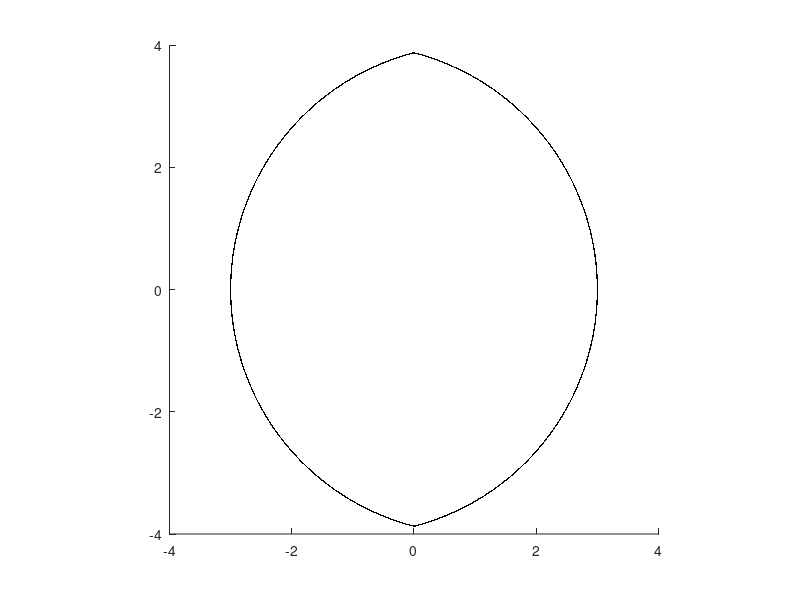

This chart was generated by the following MATLAB code:
function K9_D_hull()
% 2023-02-16
%
% Draw a hull of D for for K9_2.
%
% >> K9_D_hull;

    hold all;
    axis([-4 4 -4 4], "square");

    t=-atan(sqrt(15))/2/pi:0.0005:atan(sqrt(15))/2/pi;scatter(-1+4*cos(2*pi*t), 4*sin(2*pi*t), 1, "k", "filled")
    t=1/2-atan(sqrt(15))/2/pi:0.0005:1/2+atan(sqrt(15))/2/pi;scatter(+1+4*cos(2*pi*t), 4*sin(2*pi*t), 1, "k", "filled")
    


end
